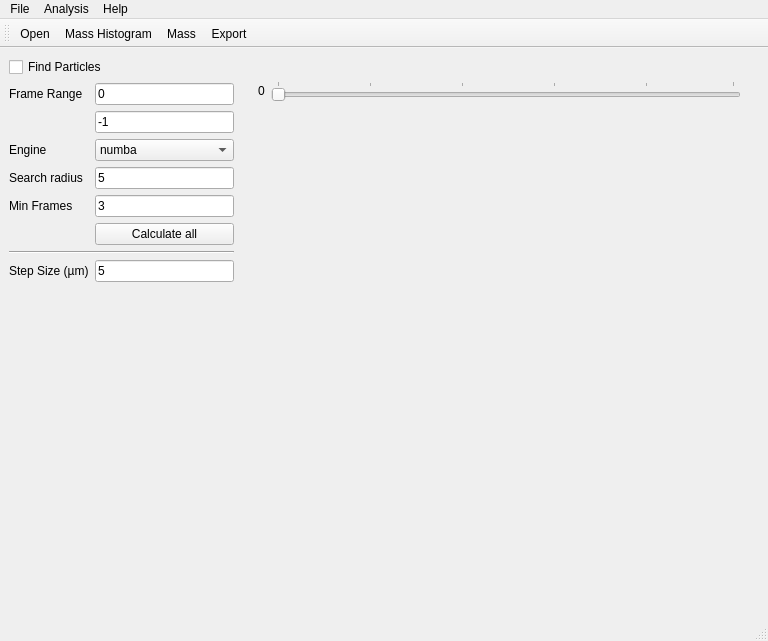
<?xml version="1.0" encoding="UTF-8"?>
<ui version="4.0">
 <class>MainWindow</class>
 <widget class="QMainWindow" name="MainWindow">
  <property name="geometry">
   <rect>
    <x>0</x>
    <y>0</y>
    <width>768</width>
    <height>641</height>
   </rect>
  </property>
  <property name="windowTitle">
   <string>NanoQNT Data Analysis</string>
  </property>
  <property name="unifiedTitleAndToolBarOnMac">
   <bool>true</bool>
  </property>
  <widget class="QWidget" name="centralwidget">
   <layout class="QHBoxLayout" name="horizontalLayout">
    <item>
     <widget class="QWidget" name="settings_widget" native="true">
      <property name="sizePolicy">
       <sizepolicy hsizetype="Minimum" vsizetype="Preferred">
        <horstretch>0</horstretch>
        <verstretch>0</verstretch>
       </sizepolicy>
      </property>
      <property name="maximumSize">
       <size>
        <width>225</width>
        <height>16777215</height>
       </size>
      </property>
      <layout class="QFormLayout" name="formLayout">
       <property name="leftMargin">
        <number>0</number>
       </property>
       <property name="topMargin">
        <number>0</number>
       </property>
       <property name="rightMargin">
        <number>0</number>
       </property>
       <property name="bottomMargin">
        <number>0</number>
       </property>
       <item row="0" column="0" colspan="2">
        <widget class="QCheckBox" name="find_particles_check">
         <property name="toolTip">
          <string>&lt;html&gt;&lt;head/&gt;&lt;body&gt;&lt;p&gt;Whether to mark the particles on the images&lt;/p&gt;&lt;/body&gt;&lt;/html&gt;</string>
         </property>
         <property name="text">
          <string>Find Particles</string>
         </property>
        </widget>
       </item>
       <item row="1" column="0">
        <widget class="QLabel" name="label_9">
         <property name="text">
          <string>Frame Range</string>
         </property>
         <property name="buddy">
          <cstring>start_frame_line</cstring>
         </property>
        </widget>
       </item>
       <item row="1" column="1">
        <widget class="QLineEdit" name="start_frame_line">
         <property name="toolTip">
          <string>Start Frame</string>
         </property>
         <property name="text">
          <string>0</string>
         </property>
        </widget>
       </item>
       <item row="2" column="1">
        <widget class="QLineEdit" name="end_frame_line">
         <property name="toolTip">
          <string>End Frame</string>
         </property>
         <property name="text">
          <string>-1</string>
         </property>
        </widget>
       </item>
       <item row="3" column="0">
        <widget class="QLabel" name="label_3">
         <property name="text">
          <string>Engine</string>
         </property>
         <property name="buddy">
          <cstring>engine_box</cstring>
         </property>
        </widget>
       </item>
       <item row="3" column="1">
        <widget class="QComboBox" name="engine_box">
         <property name="toolTip">
          <string>&lt;html&gt;&lt;head/&gt;&lt;body&gt;&lt;p&gt;If installed, numba is preferred&lt;/p&gt;&lt;/body&gt;&lt;/html&gt;</string>
         </property>
         <item>
          <property name="text">
           <string>numba</string>
          </property>
         </item>
         <item>
          <property name="text">
           <string>mask</string>
          </property>
         </item>
         <item>
          <property name="text">
           <string>python</string>
          </property>
         </item>
        </widget>
       </item>
       <item row="5" column="0">
        <widget class="QLabel" name="label_4">
         <property name="text">
          <string>Search radius</string>
         </property>
         <property name="buddy">
          <cstring>search_radius_line</cstring>
         </property>
        </widget>
       </item>
       <item row="5" column="1">
        <widget class="QLineEdit" name="search_radius_line">
         <property name="toolTip">
          <string>&lt;html&gt;&lt;head/&gt;&lt;body&gt;&lt;p&gt;Search radius for the linking procedure&lt;/p&gt;&lt;/body&gt;&lt;/html&gt;</string>
         </property>
         <property name="text">
          <string>5</string>
         </property>
        </widget>
       </item>
       <item row="6" column="0">
        <widget class="QLabel" name="label_6">
         <property name="text">
          <string>Min Frames</string>
         </property>
         <property name="buddy">
          <cstring>min_frames_line</cstring>
         </property>
        </widget>
       </item>
       <item row="6" column="1">
        <widget class="QLineEdit" name="min_frames_line">
         <property name="toolTip">
          <string>&lt;html&gt;&lt;head/&gt;&lt;body&gt;&lt;p&gt;Minimum number of frames to consider it a particle&lt;/p&gt;&lt;/body&gt;&lt;/html&gt;</string>
         </property>
         <property name="text">
          <string>3</string>
         </property>
        </widget>
       </item>
       <item row="7" column="1">
        <widget class="QPushButton" name="calculate_button">
         <property name="toolTip">
          <string>&lt;html&gt;&lt;head/&gt;&lt;body&gt;&lt;p&gt;Find the locations of all the particles in the range of frames&lt;/p&gt;&lt;/body&gt;&lt;/html&gt;</string>
         </property>
         <property name="text">
          <string>Calculate all</string>
         </property>
        </widget>
       </item>
       <item row="9" column="0" colspan="2">
        <widget class="Line" name="line">
         <property name="orientation">
          <enum>Qt::Horizontal</enum>
         </property>
        </widget>
       </item>
       <item row="10" column="0">
        <widget class="QLabel" name="label_8">
         <property name="text">
          <string>Step Size (µm)</string>
         </property>
         <property name="buddy">
          <cstring>step_size_line</cstring>
         </property>
        </widget>
       </item>
       <item row="10" column="1">
        <widget class="QLineEdit" name="step_size_line">
         <property name="toolTip">
          <string>&lt;html&gt;&lt;head/&gt;&lt;body&gt;&lt;p&gt;Step size during the scan&lt;/p&gt;&lt;/body&gt;&lt;/html&gt;</string>
         </property>
         <property name="text">
          <string>5</string>
         </property>
        </widget>
       </item>
       <item row="11" column="1">
        <spacer name="verticalSpacer">
         <property name="orientation">
          <enum>Qt::Vertical</enum>
         </property>
         <property name="sizeHint" stdset="0">
          <size>
           <width>20</width>
           <height>40</height>
          </size>
         </property>
        </spacer>
       </item>
      </layout>
     </widget>
    </item>
    <item>
     <widget class="QWidget" name="widget" native="true">
      <property name="sizePolicy">
       <sizepolicy hsizetype="Expanding" vsizetype="Preferred">
        <horstretch>0</horstretch>
        <verstretch>0</verstretch>
       </sizepolicy>
      </property>
      <layout class="QVBoxLayout" name="verticalLayout">
       <item>
        <widget class="QWidget" name="slider_widget" native="true">
         <property name="sizePolicy">
          <sizepolicy hsizetype="Preferred" vsizetype="Minimum">
           <horstretch>0</horstretch>
           <verstretch>0</verstretch>
          </sizepolicy>
         </property>
         <property name="maximumSize">
          <size>
           <width>16777215</width>
           <height>50</height>
          </size>
         </property>
         <layout class="QHBoxLayout" name="horizontalLayout_3">
          <property name="topMargin">
           <number>0</number>
          </property>
          <property name="bottomMargin">
           <number>0</number>
          </property>
          <item>
           <widget class="QLabel" name="frame_num">
            <property name="text">
             <string>0</string>
            </property>
            <property name="buddy">
             <cstring>frame_slider</cstring>
            </property>
           </widget>
          </item>
          <item>
           <widget class="QSlider" name="frame_slider">
            <property name="enabled">
             <bool>false</bool>
            </property>
            <property name="mouseTracking">
             <bool>true</bool>
            </property>
            <property name="focusPolicy">
             <enum>Qt::WheelFocus</enum>
            </property>
            <property name="statusTip">
             <string>Status tip</string>
            </property>
            <property name="orientation">
             <enum>Qt::Horizontal</enum>
            </property>
            <property name="tickPosition">
             <enum>QSlider::TicksAbove</enum>
            </property>
            <property name="tickInterval">
             <number>20</number>
            </property>
           </widget>
          </item>
         </layout>
        </widget>
       </item>
       <item>
        <widget class="QWidget" name="video_widget" native="true">
         <layout class="QGridLayout" name="gridLayout">
          <property name="leftMargin">
           <number>0</number>
          </property>
          <property name="topMargin">
           <number>0</number>
          </property>
          <property name="rightMargin">
           <number>0</number>
          </property>
          <property name="bottomMargin">
           <number>0</number>
          </property>
         </layout>
        </widget>
       </item>
      </layout>
     </widget>
    </item>
   </layout>
  </widget>
  <widget class="QStatusBar" name="statusbar"/>
  <widget class="QToolBar" name="toolBar">
   <property name="windowTitle">
    <string>toolBar</string>
   </property>
   <attribute name="toolBarArea">
    <enum>TopToolBarArea</enum>
   </attribute>
   <attribute name="toolBarBreak">
    <bool>false</bool>
   </attribute>
   <addaction name="action_open"/>
   <addaction name="action_mass_histogram"/>
   <addaction name="action_data_plots"/>
   <addaction name="action_save_data"/>
  </widget>
  <widget class="QMenuBar" name="menuBar">
   <property name="geometry">
    <rect>
     <x>0</x>
     <y>0</y>
     <width>768</width>
     <height>24</height>
    </rect>
   </property>
   <widget class="QMenu" name="menuFile">
    <property name="title">
     <string>File</string>
    </property>
    <addaction name="action_open"/>
    <addaction name="action_save_data"/>
    <addaction name="action_export_all_data"/>
   </widget>
   <widget class="QMenu" name="menuAnalysis">
    <property name="title">
     <string>Analysis</string>
    </property>
    <addaction name="action_calculate_bkg"/>
    <addaction name="action_show_bkg"/>
    <addaction name="action_data_frame"/>
   </widget>
   <widget class="QMenu" name="menuHelp">
    <property name="title">
     <string>Help</string>
    </property>
    <addaction name="action_about"/>
    <addaction name="actionGo_to_documentation"/>
   </widget>
   <addaction name="menuFile"/>
   <addaction name="menuAnalysis"/>
   <addaction name="menuHelp"/>
  </widget>
  <action name="action_open">
   <property name="icon">
    <iconset>
     <normaloff>Icons/Open Folder.svg</normaloff>Icons/Open Folder.svg</iconset>
   </property>
   <property name="text">
    <string>Open</string>
   </property>
   <property name="toolTip">
    <string>Open data file</string>
   </property>
   <property name="shortcut">
    <string>Ctrl+O</string>
   </property>
  </action>
  <action name="action_mass_histogram">
   <property name="icon">
    <iconset>
     <normaloff>Icons/11837 - Histogram.svg</normaloff>Icons/11837 - Histogram.svg</iconset>
   </property>
   <property name="text">
    <string>Mass Histogram</string>
   </property>
   <property name="toolTip">
    <string>Histogram of Intensities for the current frame</string>
   </property>
  </action>
  <action name="action_data_frame">
   <property name="icon">
    <iconset>
     <normaloff>Icons/11831 - Fluid Mechanics.svg</normaloff>Icons/11831 - Fluid Mechanics.svg</iconset>
   </property>
   <property name="text">
    <string>Trends</string>
   </property>
   <property name="toolTip">
    <string>Show trends over frames</string>
   </property>
  </action>
  <action name="action_data_plots">
   <property name="icon">
    <iconset>
     <normaloff>Icons/11862 - Weight Scale.svg</normaloff>Icons/11862 - Weight Scale.svg</iconset>
   </property>
   <property name="text">
    <string>Mass</string>
   </property>
   <property name="toolTip">
    <string>Show intensities of all the calculated particles</string>
   </property>
  </action>
  <action name="action_save_data">
   <property name="icon">
    <iconset>
     <normaloff>Icons/Save.svg</normaloff>Icons/Save.svg</iconset>
   </property>
   <property name="text">
    <string>Export</string>
   </property>
   <property name="toolTip">
    <string>Export data to CSV</string>
   </property>
  </action>
  <action name="actionAdvance_Frame">
   <property name="text">
    <string>Increase Frame</string>
   </property>
   <property name="shortcut">
    <string>Meta+Alt+Right</string>
   </property>
  </action>
  <action name="actionDecrease_Frame">
   <property name="text">
    <string>Decrease Frame</string>
   </property>
   <property name="shortcut">
    <string>Meta+Alt+Left</string>
   </property>
  </action>
  <action name="actionGo_to_documentation">
   <property name="text">
    <string>Open Documentation</string>
   </property>
  </action>
  <action name="action_export_all_data">
   <property name="text">
    <string>Export All Data</string>
   </property>
   <property name="toolTip">
    <string>Export all the information gathered on particles</string>
   </property>
  </action>
  <action name="action_about">
   <property name="text">
    <string>About</string>
   </property>
   <property name="toolTip">
    <string>About NanoQNTPy</string>
   </property>
  </action>
  <action name="action_calculate_bkg">
   <property name="text">
    <string>Calculate Background</string>
   </property>
  </action>
  <action name="action_show_bkg">
   <property name="text">
    <string>Show Background</string>
   </property>
  </action>
 </widget>
 <tabstops>
  <tabstop>find_particles_check</tabstop>
  <tabstop>start_frame_line</tabstop>
  <tabstop>end_frame_line</tabstop>
  <tabstop>engine_box</tabstop>
  <tabstop>search_radius_line</tabstop>
  <tabstop>min_frames_line</tabstop>
  <tabstop>calculate_button</tabstop>
  <tabstop>step_size_line</tabstop>
  <tabstop>frame_slider</tabstop>
 </tabstops>
 <resources>
  <include location="Icons/Icons.qrc"/>
 </resources>
 <connections/>
</ui>
